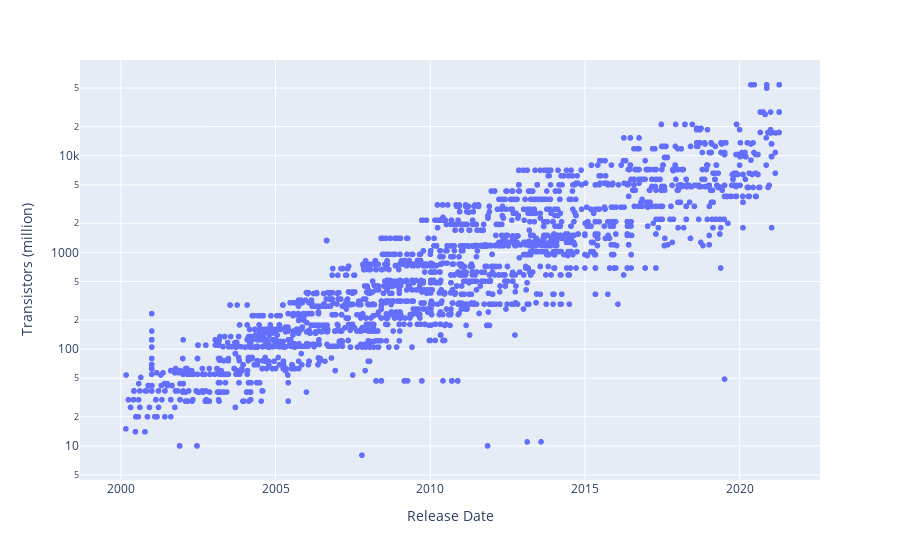

Here is the notebook cell this chart was saved with:
### Code cell
fig = px.scatter(clean_data, x='Release Date', y='Transistors (million)', log_y=True)
fig

### Figure 1 — Plotly figure (JSON) as saved in the notebook; plotly's stock layout.template omitted (floating-point values rounded to 4 significant figures; data arrays with more than 128 entries replaced by an {"elided": "..."} marker saying what was removed)
{"data": [{"hovertemplate": "Release Date=%{x}<br>Transistors (million)=%{y}<extra></extra>", "legendgroup": "", "marker": {"color": "#636efa", "symbol": "circle"}, "mode": "markers", "name": "", "showlegend": false, "type": "scattergl", "x": {"elided": "4854 str values"}, "xaxis": "x", "y": {"elided": "4854 int values"}, "yaxis": "y"}], "layout": {"autosize": true, "legend": {"tracegroupgap": 0}, "margin": {"t": 60}, "xaxis": {"anchor": "y", "autorange": true, "domain": [0, 1], "range": ["1998-09-17 18:55:09.4916", "2022-07-27 05:04:50.5084"], "title": {"text": "Release Date"}, "type": "date"}, "yaxis": {"anchor": "x", "autorange": true, "domain": [0, 1], "range": [0.6065, 5.031], "title": {"text": "Transistors (million)"}, "type": "log"}}}
